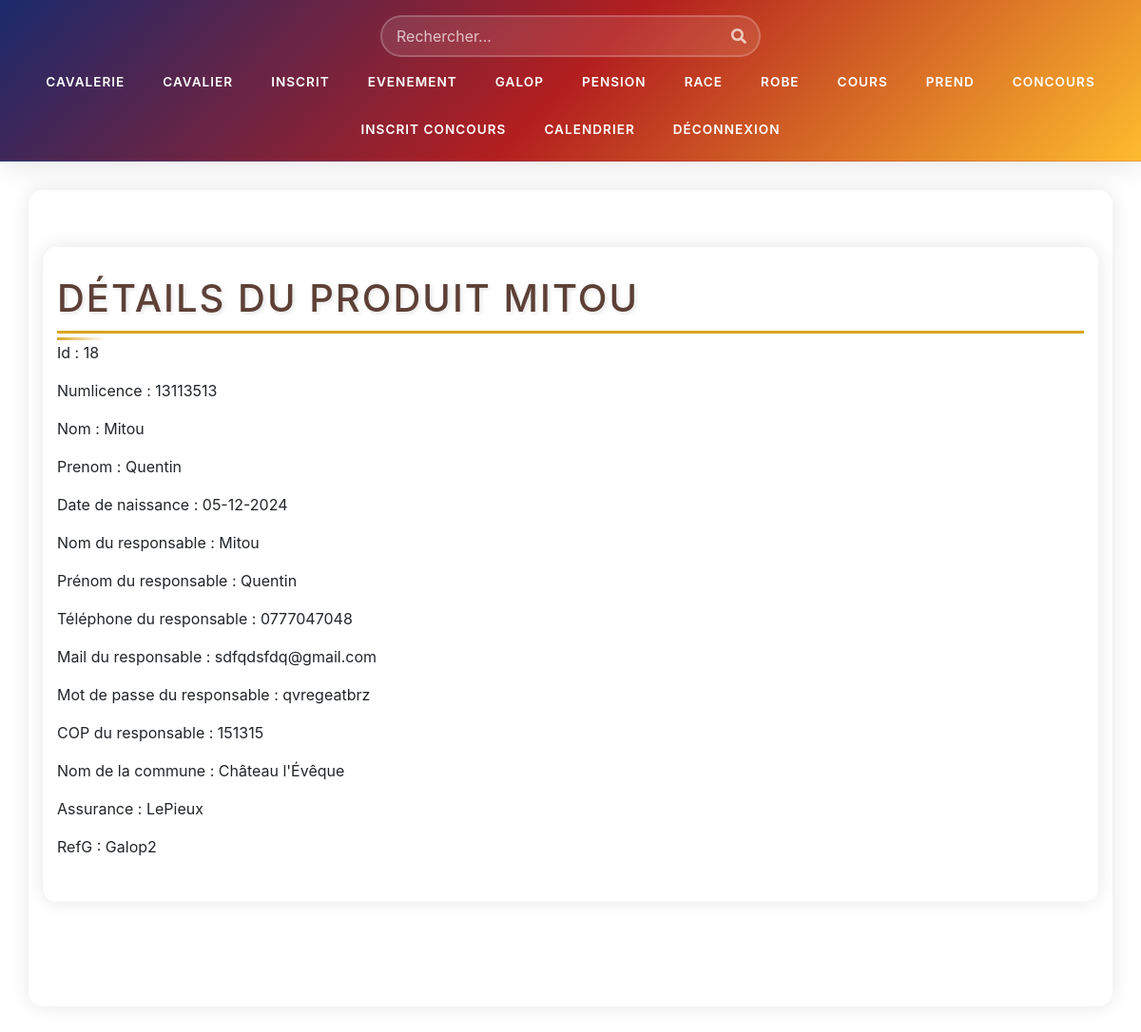
/Vue/vue_cavalier.php?id=18&action=Voir, run on the app's committed database.
### tables this page shows
CREATE TABLE `cavalier` (
  `idCavalier` int(11) NOT NULL,
  `Numlicence` int(11) NOT NULL,
  `NomCavalier` varchar(30) NOT NULL,
  `PrenomCavalier` varchar(30) NOT NULL,
  `NomResponsable` varchar(30) NOT NULL,
  `PreNomResponsable` varchar(30) NOT NULL,
  `TelResponsable` varchar(30) NOT NULL,
  `MailResponsable` varchar(30) NOT NULL,
  `PasswordResponsable` varchar(30) NOT NULL,
  `COPResponsable` int(11) NOT NULL,
  `Nomcommune` varchar(30) NOT NULL,
  `Assurance` varchar(30) NOT NULL,
  `RefG` int(11) NOT NULL,
  `Supprime` int(11) NOT NULL DEFAULT 0,
  `DateNaissanceCavalier` varchar(30) NOT NULL
);

CREATE TABLE `galop` (
  `idGalop` int(11) NOT NULL,
  `LibGalop` varchar(30) NOT NULL,
  `Supprime` int(11) NOT NULL DEFAULT 0
);

### Class/class_cavalier.php (called while the page is built, shortened)
<?php
Class Cavalier{
    public function cavalier_id($idCavalier){
        $Con = connexionPDO();
        $SQL = "Select * from Cavalier where idCavalier = :idCavalier";
        $req = $Con->prepare($SQL);
        $data = [":idCavalier" => $idCavalier];
        $req->execute($data);
        $resultat = $req->fetch(PDO::FETCH_ASSOC);
        return $resultat;
    }
    public function getCavalierRefG($RefG) {
        $connexion = connexionPDO();
        $sql = "SELECT LibGalop FROM galop WHERE idGalop = :RefG";
        $stmt = $connexion->prepare($sql);
        $data = [":RefG" => $RefG];
        $stmt->execute($data);
        $result = $stmt->fetch(PDO::FETCH_ASSOC);
        return $result['LibGalop'];
    }
}

### Controleur/Cavalier/PHP_CRUD_Cavalier/détail_cavalier.php (the view, shortened to what this page needs)
<?php
if(isset($_GET['id']) && !empty($_GET['id'])){
    $id = strip_tags($_GET['id']);
    $C_cavalier = new Cavalier($id,"","","","","","","","","","","","","");
    $onecavalier = $C_cavalier->cavalier_id($id);
}else{
    $_SESSION['erreur'] = "url invalide";
    header('Location: vue_cavalier.php');
    die();
}
?>
<!DOCTYPE html>
<html lang="fr">
<head>
    <link rel="stylesheet" href="https://stackpath.bootstrapcdn.com/bootstrap/4.4.1/css/bootstrap.min.css"
>
</head>
<body>
    <main class="container">
        <div class="row">
            <section class="col-12">
                <h1>Détails du produit <?= $onecavalier['NomCavalier']; ?></h1>
                <p>Id : <?= $onecavalier['idCavalier']; ?></p>
                <p>Numlicence : <?= $onecavalier['Numlicence']; ?></p>
                <p>Nom : <?= $onecavalier['NomCavalier']; ?></p>
                <p>Prenom : <?= $onecavalier['PrenomCavalier']; ?></p>
                <p>Date de naissance : <?= $onecavalier['DateNaissanceCavalier']; ?></p>
                <p>Nom du responsable : <?= $onecavalier['NomResponsable']; ?></p>
                <p>Prénom du responsable : <?= $onecavalier['PreNomResponsable']; ?></p>
                <p>Téléphone du responsable : <?= $onecavalier['TelResponsable']; ?></p>
                <p>Mail du responsable : <?= $onecavalier['MailResponsable']; ?></p>
                <p>Mot de passe du responsable : <?= $onecavalier['PasswordResponsable']; ?></p>
                <p>COP du responsable : <?= $onecavalier['COPResponsable']; ?></p>
                <p>Nom de la commune : <?= $onecavalier['Nomcommune']; ?></p>
                <p>Assurance : <?= $onecavalier['Assurance']; ?></p>
                <p>RefG : <?= $C_cavalier->getCavalierRefG($onecavalier['RefG']); ?></p>
            </section>
        </div>
    </main>
</body>
</html>

### Css/Css_header.css (style rules this page uses)
:root { --header-bg: linear-gradient(135deg, #1a2a6c, #b21f1f, #fdbb2d); --nav-hover: rgba(255, 255, 255, 0.1); --text-color: #fff; --accent-color: #fdbb2d; --animation-speed: 0.3s; }
main { margin-top: 1rem; padding: 0 1rem; }

### Css/Css_vue.css (style rules this page uses)
:root { --primary-color: #2C3E50; --secondary-color: #8B4513; --accent-color: #DAA520; --light-color: #F5F5DC; --success-color: #2E7D32; --danger-color: #8B0000; --text-color: #1A1A1A; --bg-color: #F5F5DC; --card-bg: #FFFFFF; --table-stripe: rgba(218, 165, 32, 0.15); --table-hover: rgba(139, 69, 19, 0.2); --shadow-color: rgba(0, 0, 0, 0.15); --heading-color: #5D4037; --label-color: #2C3E50; }
body { background-color: var(--light-color); background-image: url('../images/texture-cuir.png'); font-family: 'Crimson Text', serif; }
h1 { color: var(--secondary-color); text-transform: uppercase; letter-spacing: 2px; border-bottom: 3px solid var(--accent-color); padding-bottom: 10px; margin-bottom: 30px; }
.container { background-color: rgba(255, 255, 255, 0.95); border-radius: 15px; box-shadow: 0 0 20px rgba(0, 0, 0, 0.1); padding: 30px; margin-top: 30px; }
h1, h2, h3, h4, h5, h6 { position: relative; color: var(--heading-color); text-shadow: 2px 2px 4px rgba(0, 0, 0, 0.1); transition: all 0.3s ease; }
h1::after { content: ''; position: absolute; bottom: -10px; left: 0; width: 50px; height: 3px; background: linear-gradient(to right, var(--accent-color), transparent); transition: width 0.3s ease; }
p, span, label { transition: all 0.3s ease; }
main { margin-bottom: 80px; }

### data on the page
cavalier: NomCavalier "MITOU", idCavalier "18", Numlicence "13113513", NomCavalier "Mitou", PrenomCavalier "Quentin", DateNaissanceCavalier "05-12-2024", NomResponsable "Mitou", PreNomResponsable "Quentin", TelResponsable "0777047048", MailResponsable "sdfqdsfdq@gmail.com", PasswordResponsable "qvregeatbrz", COPResponsable "151315", Nomcommune "Château l'Évêque", Assurance "LePieux", RefG.LibGalop "Galop2"
